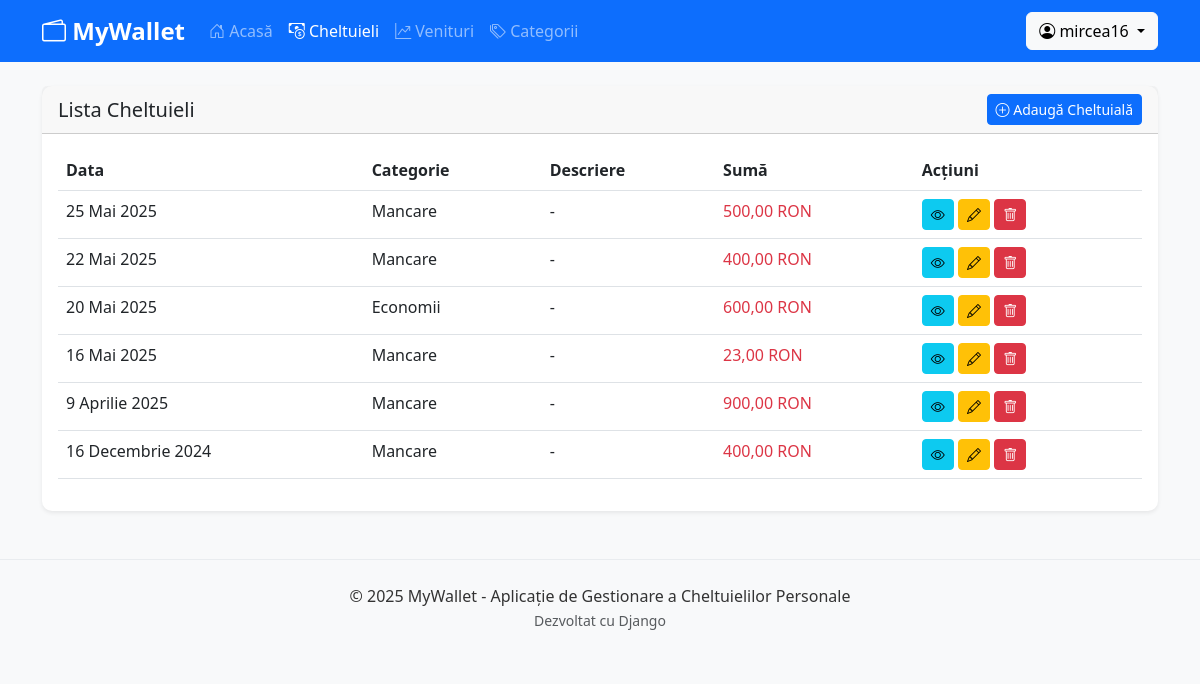
The app's page /expenses/ (signed in) with its own data.
### app_expenses/models.py (models this page shows, shortened)
class Expense(models.Model):
    user = models.ForeignKey(User, on_delete=models.CASCADE)
    category = models.ForeignKey(Category, on_delete=models.SET_NULL, null=True)
    amount = models.DecimalField(max_digits=10, decimal_places=2)
    date = models.DateField()
    description = models.TextField(blank=True)
    created_at = models.DateTimeField(auto_now_add=True)
    updated_at = models.DateTimeField(auto_now=True)

class Category(models.Model):
    name = models.CharField(max_length=100)
    user = models.ForeignKey(User, on_delete=models.CASCADE)  # 👈 Acum e corect

### app_expenses/views.py (the view)
# urls.py: path('expenses/', views.ExpenseListView.as_view(), name='expense-list'),
class ExpenseListView(LoginRequiredMixin, ListView):
    model = Expense
    template_name = 'expenses/expense_list.html'
    context_object_name = 'expenses'
    def get_queryset(self):
        return Expense.objects.filter(user=self.request.user).order_by('-date')

### templates/expenses/expense_list.html
{% extends 'base.html' %}
{% load static %}
{% block content %}
<div class="row mb-4">
    <div class="col-md-12">
        <div class="card shadow-sm">
            <div class="card-header d-flex justify-content-between align-items-center">
                <h5 class="mb-0">Lista Cheltuieli</h5>
                <a href="{% url 'expense-create' %}" class="btn btn-sm btn-primary">
                    <i class="bi bi-plus-circle"></i> Adaugă Cheltuială
                </a>
            </div>
            <div class="card-body">
                {% if expenses %}
                    <div class="table-responsive">
                        <table class="table table-hover">
                            <thead>
                                <tr>
                                    <th>Data</th>
                                    <th>Categorie</th>
                                    <th>Descriere</th>
                                    <th>Sumă</th>
                                    <th>Acțiuni</th>
                                </tr>
                            </thead>
                            <tbody>
                                {% for expense in expenses %}
                                <tr>
                                    <td>{{ expense.date }}</td>
                                    <td>{{ expense.category.name|default:"Fără categorie" }}</td>
                                    <td>{{ expense.description|truncatechars:50|default:"-" }}</td>
                                    <td class="text-danger">{{ expense.amount|floatformat:2 }} RON</td>
                                    <td>
                                        <a href="{% url 'expense-detail' expense.id %}" class="btn btn-sm btn-info">
                                            <i class="bi bi-eye"></i>
                                        </a>
                                        <a href="{% url 'expense-update' expense.id %}" class="btn btn-sm btn-warning">
                                            <i class="bi bi-pencil"></i>
                                        </a>
                                        <a href="{% url 'expense-delete' expense.id %}" class="btn btn-sm btn-danger">
                                            <i class="bi bi-trash"></i>
                                        </a>
                                    </td>
                                </tr>
                                {% endfor %}
                            </tbody>
                        </table>
                    </div>
                {% else %}
                    <div class="alert alert-info">
                        Nu există cheltuieli înregistrate.
                        <a href="{% url 'expense-create' %}" class="alert-link">Adaugă prima cheltuială</a>.
                    </div>
                {% endif %}
            </div>
        </div>
    </div>
</div>
{% endblock %}

### templates/base.html (shortened to what this page needs)
{% load static %}
<!DOCTYPE html>
<html lang="ro">
<head>
    <link href="https://cdn.jsdelivr.net/npm/bootstrap@5.3.0-alpha1/dist/css/bootstrap.min.css" rel="stylesheet">
    <link rel="stylesheet" href="https://cdn.jsdelivr.net/npm/bootstrap-icons@1.8.1/font/bootstrap-icons.css">
    <link rel="stylesheet" href="{% static 'css/styles.css' %}">
</head>
<body>
<nav class="navbar navbar-expand-lg navbar-dark bg-primary">
    <div class="container">
        <a class="navbar-brand" href="{% url 'dashboard' %}">
            <i class="bi bi-wallet2"></i> MyWallet
        </a>
        <div class="collapse navbar-collapse" id="navbarNav">
            <ul class="navbar-nav me-auto">
                <li class="nav-item">
                    <a class="nav-link {% if request.path == '/' %}active{% endif %}" href="{% url 'dashboard' %}">
                        <i class="bi bi-house-door"></i> Acasă
                    </a>
                </li>
                <li class="nav-item">
                    <a class="nav-link {% if '/expenses/' in request.path %}active{% endif %}" href="{% url 'expense-list' %}">
                        <i class="bi bi-cash-coin"></i> Cheltuieli
                    </a>
                </li>
                <li class="nav-item">
                    <a class="nav-link {% if '/incomes/' in request.path %}active{% endif %}" href="{% url 'income-list' %}">
                        <i class="bi bi-graph-up-arrow"></i> Venituri
                    </a>
                </li>
                <li class="nav-item">
                    <a class="nav-link {% if '/categories/' in request.path %}active{% endif %}" href="{% url 'category-list' %}">
                        <i class="bi bi-tags"></i> Categorii
                    </a>
                </li>
            </ul>
            {% if user.is_authenticated %}
            <div class="dropdown">
                <button class="btn btn-light dropdown-toggle" type="button" id="userDropdown" data-bs-toggle="dropdown">
                    <i class="bi bi-person-circle"></i> {{ user.username }}
                </button>
            </div>
            {% else %}
                <a class="btn btn-outline-light ms-2" href="{% url 'login' %}">
                    <i class="bi bi-box-arrow-in-right"></i> Autentificare
                </a>
                <a class="btn btn-light ms-2" href="{% url 'register' %}"><i class="bi bi-person-plus"></i> Înregistrare</a>
            {% endif %}
        </div>
    </div>
</nav>
<div class="container mt-4">
    {% block content %}{% endblock %}
</div>
<footer class="bg-light py-4 mt-5">
    <div class="container text-center">
        <p class="mb-0">© 2025 MyWallet - Aplicație de Gestionare a Cheltuielilor Personale</p>
        <small class="text-muted">Dezvoltat cu Django</small>
    </div>
</footer>
</body>
</html>

### static/css/styles.css (style rules this page uses)
body { font-family: 'Segoe UI', Tahoma, Geneva, Verdana, sans-serif; background-color: #f8f9fa; color: #333; }
.navbar-brand { font-weight: bold; font-size: 1.5rem; }
.card { border-radius: 10px; border: none; transition: transform 0.3s, box-shadow 0.3s; }
.shadow-sm { box-shadow: 0 .125rem .25rem rgba(0, 0, 0, .075); }
footer { border-top: 1px solid #e9ecef; }

### records on screen
Expense: date "25 Mai 2025", category.name "Mancare", description "-", amount "500,00"
Expense: date "22 Mai 2025", category.name "Mancare", description "-", amount "400,00"
Expense: date "20 Mai 2025", category.name "Economii", description "-", amount "600,00"
Expense: date "16 Mai 2025", category.name "Mancare", description "-", amount "23,00"
Expense: date "9 Aprilie 2025", category.name "Mancare", description "-", amount "900,00"
Expense: date "16 Decembrie 2024", category.name "Mancare", description "-", amount "400,00"

### other values on screen
{{ user.username }} "mircea16"
